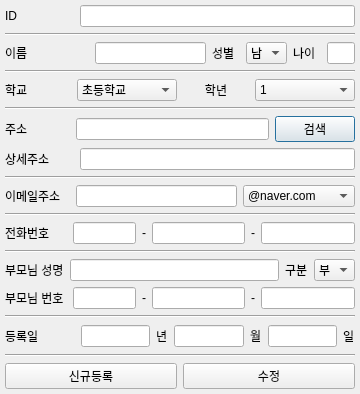
<?xml version="1.0" encoding="UTF-8"?>
<ui version="4.0">
 <class>Dialog</class>
 <widget class="QDialog" name="Dialog">
  <property name="geometry">
   <rect>
    <x>0</x>
    <y>0</y>
    <width>360</width>
    <height>394</height>
   </rect>
  </property>
  <property name="windowTitle">
   <string>Dialog</string>
  </property>
  <property name="sizeGripEnabled">
   <bool>false</bool>
  </property>
  <layout class="QGridLayout" name="gridLayout">
   <property name="sizeConstraint">
    <enum>QLayout::SetDefaultConstraint</enum>
   </property>
   <property name="leftMargin">
    <number>5</number>
   </property>
   <property name="topMargin">
    <number>5</number>
   </property>
   <property name="rightMargin">
    <number>5</number>
   </property>
   <property name="bottomMargin">
    <number>5</number>
   </property>
   <item row="0" column="0">
    <layout class="QVBoxLayout" name="verticalLayout">
     <property name="leftMargin">
      <number>0</number>
     </property>
     <property name="topMargin">
      <number>0</number>
     </property>
     <property name="rightMargin">
      <number>0</number>
     </property>
     <property name="bottomMargin">
      <number>0</number>
     </property>
     <item>
      <layout class="QHBoxLayout" name="horizontalLayout" stretch="1,4">
       <item>
        <widget class="QLabel" name="label">
         <property name="text">
          <string>ID</string>
         </property>
         <property name="alignment">
          <set>Qt::AlignLeading|Qt::AlignLeft|Qt::AlignVCenter</set>
         </property>
        </widget>
       </item>
       <item>
        <widget class="QLineEdit" name="textId">
         <property name="alignment">
          <set>Qt::AlignCenter</set>
         </property>
        </widget>
       </item>
      </layout>
     </item>
     <item>
      <widget class="Line" name="line">
       <property name="orientation">
        <enum>Qt::Horizontal</enum>
       </property>
      </widget>
     </item>
     <item>
      <layout class="QHBoxLayout" name="horizontalLayout_2" stretch="3,4,1,1,1,1">
       <item>
        <widget class="QLabel" name="label_4">
         <property name="text">
          <string>이름</string>
         </property>
         <property name="alignment">
          <set>Qt::AlignLeading|Qt::AlignLeft|Qt::AlignVCenter</set>
         </property>
        </widget>
       </item>
       <item>
        <widget class="QLineEdit" name="textName"/>
       </item>
       <item>
        <widget class="QLabel" name="label_3">
         <property name="text">
          <string>성별</string>
         </property>
         <property name="alignment">
          <set>Qt::AlignLeading|Qt::AlignLeft|Qt::AlignVCenter</set>
         </property>
        </widget>
       </item>
       <item>
        <widget class="QComboBox" name="comboSex">
         <item>
          <property name="text">
           <string>남</string>
          </property>
         </item>
         <item>
          <property name="text">
           <string>여</string>
          </property>
         </item>
        </widget>
       </item>
       <item>
        <widget class="QLabel" name="label_2">
         <property name="text">
          <string>나이</string>
         </property>
         <property name="alignment">
          <set>Qt::AlignLeading|Qt::AlignLeft|Qt::AlignVCenter</set>
         </property>
        </widget>
       </item>
       <item>
        <widget class="QLineEdit" name="textAge">
         <property name="inputMask">
          <string/>
         </property>
        </widget>
       </item>
      </layout>
     </item>
     <item>
      <widget class="Line" name="line_2">
       <property name="orientation">
        <enum>Qt::Horizontal</enum>
       </property>
      </widget>
     </item>
     <item>
      <layout class="QHBoxLayout" name="horizontalLayout_3" stretch="2,3,2,3">
       <item>
        <widget class="QLabel" name="label_6">
         <property name="text">
          <string>학교</string>
         </property>
         <property name="alignment">
          <set>Qt::AlignLeading|Qt::AlignLeft|Qt::AlignVCenter</set>
         </property>
        </widget>
       </item>
       <item>
        <widget class="QComboBox" name="comboSchool">
         <item>
          <property name="text">
           <string>초등학교</string>
          </property>
         </item>
         <item>
          <property name="text">
           <string>중학교</string>
          </property>
         </item>
         <item>
          <property name="text">
           <string>고등학교</string>
          </property>
         </item>
        </widget>
       </item>
       <item>
        <widget class="QLabel" name="label_5">
         <property name="text">
          <string>학년</string>
         </property>
         <property name="alignment">
          <set>Qt::AlignCenter</set>
         </property>
        </widget>
       </item>
       <item>
        <widget class="QComboBox" name="comboGrade">
         <item>
          <property name="text">
           <string>1</string>
          </property>
         </item>
         <item>
          <property name="text">
           <string>2</string>
          </property>
         </item>
         <item>
          <property name="text">
           <string>3</string>
          </property>
         </item>
         <item>
          <property name="text">
           <string>4</string>
          </property>
         </item>
         <item>
          <property name="text">
           <string>5</string>
          </property>
         </item>
         <item>
          <property name="text">
           <string>6</string>
          </property>
         </item>
        </widget>
       </item>
      </layout>
     </item>
     <item>
      <widget class="Line" name="line_7">
       <property name="orientation">
        <enum>Qt::Horizontal</enum>
       </property>
      </widget>
     </item>
     <item>
      <layout class="QHBoxLayout" name="horizontalLayout_4" stretch="1,3,1">
       <item>
        <widget class="QLabel" name="label_7">
         <property name="text">
          <string>주소</string>
         </property>
         <property name="alignment">
          <set>Qt::AlignLeading|Qt::AlignLeft|Qt::AlignVCenter</set>
         </property>
        </widget>
       </item>
       <item>
        <widget class="QLineEdit" name="textAddress1"/>
       </item>
       <item>
        <widget class="QPushButton" name="btnSearch">
         <property name="text">
          <string>검색</string>
         </property>
        </widget>
       </item>
      </layout>
     </item>
     <item>
      <layout class="QHBoxLayout" name="horizontalLayout_26" stretch="1,4">
       <item>
        <widget class="QLabel" name="label_40">
         <property name="text">
          <string>상세주소</string>
         </property>
         <property name="alignment">
          <set>Qt::AlignLeading|Qt::AlignLeft|Qt::AlignVCenter</set>
         </property>
        </widget>
       </item>
       <item>
        <widget class="QLineEdit" name="textAddress2"/>
       </item>
      </layout>
     </item>
     <item>
      <widget class="Line" name="line_8">
       <property name="orientation">
        <enum>Qt::Horizontal</enum>
       </property>
      </widget>
     </item>
     <item>
      <layout class="QHBoxLayout" name="horizontalLayout_6" stretch="2,5,3">
       <item>
        <widget class="QLabel" name="label_10">
         <property name="text">
          <string>이메일주소</string>
         </property>
         <property name="alignment">
          <set>Qt::AlignLeading|Qt::AlignLeft|Qt::AlignVCenter</set>
         </property>
        </widget>
       </item>
       <item>
        <widget class="QLineEdit" name="textEmail1"/>
       </item>
       <item>
        <widget class="QComboBox" name="textEmail2">
         <item>
          <property name="text">
           <string>@naver.com</string>
          </property>
         </item>
         <item>
          <property name="text">
           <string>@daum.net</string>
          </property>
         </item>
         <item>
          <property name="text">
           <string>@hanmail.com</string>
          </property>
         </item>
         <item>
          <property name="text">
           <string>@google.co.kr</string>
          </property>
         </item>
        </widget>
       </item>
      </layout>
     </item>
     <item>
      <widget class="Line" name="line_9">
       <property name="orientation">
        <enum>Qt::Horizontal</enum>
       </property>
      </widget>
     </item>
     <item>
      <layout class="QHBoxLayout" name="horizontalLayout_7" stretch="2,2,0,3,0,3">
       <item>
        <widget class="QLabel" name="label_11">
         <property name="text">
          <string>전화번호</string>
         </property>
         <property name="alignment">
          <set>Qt::AlignLeading|Qt::AlignLeft|Qt::AlignVCenter</set>
         </property>
        </widget>
       </item>
       <item>
        <widget class="QLineEdit" name="textPhone1"/>
       </item>
       <item>
        <widget class="QLabel" name="label_41">
         <property name="text">
          <string>-</string>
         </property>
        </widget>
       </item>
       <item>
        <widget class="QLineEdit" name="textPhone2"/>
       </item>
       <item>
        <widget class="QLabel" name="label_9">
         <property name="text">
          <string>-</string>
         </property>
        </widget>
       </item>
       <item>
        <widget class="QLineEdit" name="textPhone3"/>
       </item>
      </layout>
     </item>
     <item>
      <widget class="Line" name="line_10">
       <property name="orientation">
        <enum>Qt::Horizontal</enum>
       </property>
      </widget>
     </item>
     <item>
      <layout class="QVBoxLayout" name="verticalLayout_6">
       <item>
        <layout class="QHBoxLayout" name="horizontalLayout_17">
         <item>
          <widget class="QLabel" name="label_24">
           <property name="text">
            <string>부모님 성명</string>
           </property>
           <property name="alignment">
            <set>Qt::AlignLeading|Qt::AlignLeft|Qt::AlignVCenter</set>
           </property>
          </widget>
         </item>
         <item>
          <widget class="QLineEdit" name="textParentName"/>
         </item>
         <item>
          <widget class="QLabel" name="label_25">
           <property name="text">
            <string>구분</string>
           </property>
          </widget>
         </item>
         <item>
          <widget class="QComboBox" name="comboParent">
           <item>
            <property name="text">
             <string>부</string>
            </property>
           </item>
           <item>
            <property name="text">
             <string>모</string>
            </property>
           </item>
          </widget>
         </item>
        </layout>
       </item>
       <item>
        <layout class="QHBoxLayout" name="horizontalLayout_16" stretch="2,2,0,3,0,3">
         <item>
          <widget class="QLabel" name="label_23">
           <property name="text">
            <string>부모님 번호</string>
           </property>
           <property name="alignment">
            <set>Qt::AlignLeading|Qt::AlignLeft|Qt::AlignVCenter</set>
           </property>
          </widget>
         </item>
         <item>
          <widget class="QLineEdit" name="textParentNumber1"/>
         </item>
         <item>
          <widget class="QLabel" name="label_42">
           <property name="text">
            <string>-</string>
           </property>
          </widget>
         </item>
         <item>
          <widget class="QLineEdit" name="textParentNumber2"/>
         </item>
         <item>
          <widget class="QLabel" name="label_43">
           <property name="text">
            <string>-</string>
           </property>
          </widget>
         </item>
         <item>
          <widget class="QLineEdit" name="textParentNumber3"/>
         </item>
        </layout>
       </item>
      </layout>
     </item>
     <item>
      <widget class="Line" name="line_11">
       <property name="orientation">
        <enum>Qt::Horizontal</enum>
       </property>
      </widget>
     </item>
     <item>
      <layout class="QHBoxLayout" name="horizontalLayout_27" stretch="3,3,0,3,0,3,0">
       <item>
        <widget class="QLabel" name="label_8">
         <property name="text">
          <string>등록일</string>
         </property>
        </widget>
       </item>
       <item>
        <widget class="QLineEdit" name="textYear"/>
       </item>
       <item>
        <widget class="QLabel" name="label_45">
         <property name="text">
          <string>년</string>
         </property>
        </widget>
       </item>
       <item>
        <widget class="QLineEdit" name="textMonth"/>
       </item>
       <item>
        <widget class="QLabel" name="label_44">
         <property name="text">
          <string>월</string>
         </property>
        </widget>
       </item>
       <item>
        <widget class="QLineEdit" name="textDay"/>
       </item>
       <item>
        <widget class="QLabel" name="label_46">
         <property name="text">
          <string>일</string>
         </property>
        </widget>
       </item>
      </layout>
     </item>
     <item>
      <widget class="Line" name="line_12">
       <property name="orientation">
        <enum>Qt::Horizontal</enum>
       </property>
      </widget>
     </item>
     <item>
      <layout class="QHBoxLayout" name="horizontalLayout_5">
       <item>
        <widget class="QPushButton" name="btnnewenroll">
         <property name="text">
          <string>신규등록</string>
         </property>
        </widget>
       </item>
       <item>
        <widget class="QPushButton" name="btnupdate">
         <property name="text">
          <string>수정</string>
         </property>
        </widget>
       </item>
      </layout>
     </item>
    </layout>
   </item>
  </layout>
 </widget>
 <resources/>
 <connections/>
</ui>
